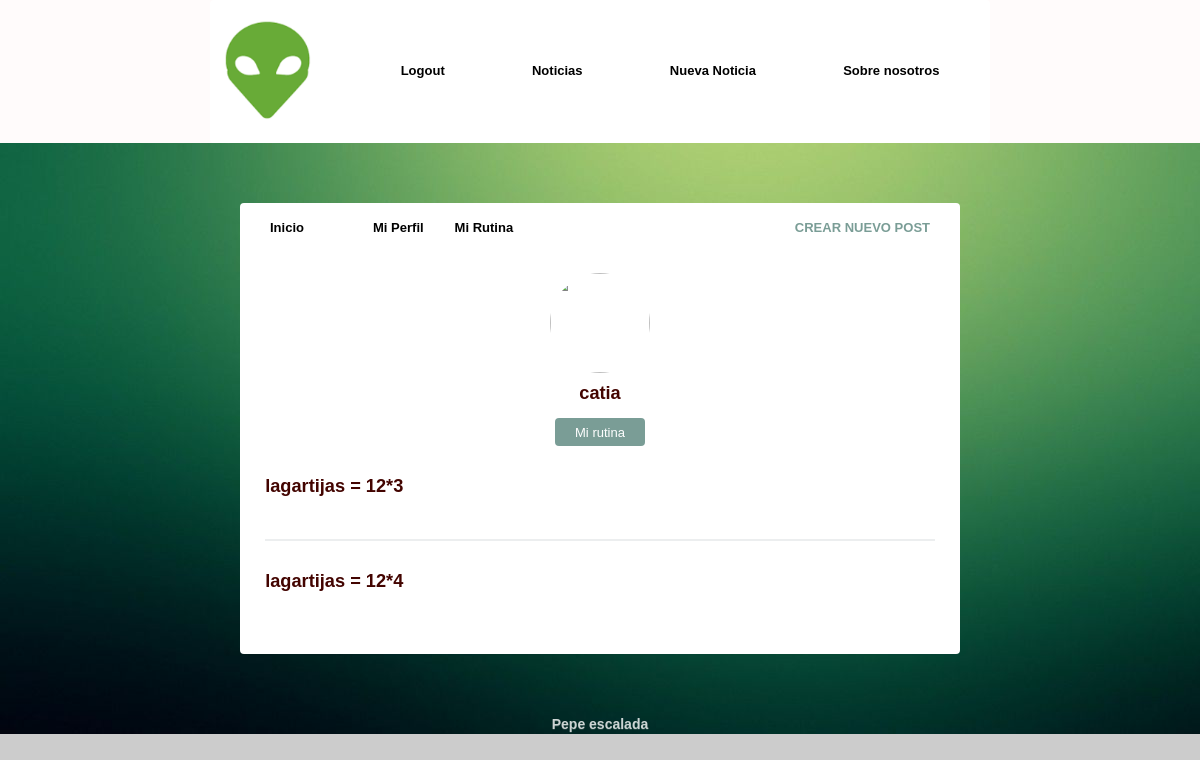
The page /rutina/catia/ (signed in) on the database its author committed.
### Pepeescalada/models.py (models this page shows)
class Ejercicio(models.Model):
    user = models.ForeignKey(User, on_delete=models.CASCADE,
                             related_name='ejercicio')
    nombre_ejercicio = models.CharField(max_length=100)
    repeticiones = models.IntegerField()
    series = models.IntegerField()

### Pepeescalada/views.py (the view)
# urls.py: path('rutina/<str:username>/', ver_ejercicio, name='mirutina'),
@login_required
def ver_ejercicio(request, username=None):
    current_user = request.user
    if username and username != current_user:
        user = User.objects.get(username=username)
        ejercicios = user.ejercicio.all()
    else:
        ejercicios = current_user.ejercicio.all()
        user = current_user
    context = {'user': user, 'ejercicios': ejercicios}
    return render(request, 'blog/ejercicios.html', context)

### Pepeescalada/templates/blog/ejercicios.html (shortened to what this page needs)
{% extends 'blog/layout.html' %}
{% block content %}
<div class="profile">
	<img src="{{ user.perfil.imagen.url }}">
	<h2>{{ user.username }}</h2>
	{% if request.user.is_authenticated %}
		{% if user.username == request.user.username %}
			<button><a class="follow-button" href="{% url 'ejercicio'%}">Agregar</a></button>
			{% else %}
			<button><a class="follow-button" href="{% url 'mirutina' request.user.username %}">Mi rutina</a></button>
			{% endif %}
	{% endif %}
	{% for ejercicio in ejercicios %}
<article>
    <div class="container-article">
            <h2 class="username">{{ ejercicio.nombre_ejercicio}} = {{ejercicio.repeticiones }}*{{ ejercicio.series}} </h2>
    </div>
</article>
{% endfor %}
</div>
{% endblock %}

### Pepeescalada/static/style.css (style rules this page uses)
body { background-image: url('fondo.jpg'); font-size: 70%; font-family: ' Montserrat', Helvetica, Arial, serif; }
button { font-size: 1rem; color: #000000; padding: 0.4rem 1.4rem; border: none; background: #7A9D96; border-radius: 4px; cursor: pointer; }
img { object-fit: cover; }
a { font-size: .93rem; text-decoration: none; color: black; }
article { width: 93%; margin: auto; padding: 40px 0; border-bottom: 2px solid #ECEEEF; }
.username { margin-bottom: .2rem; }
.container-article { display: flex; }
article:last-child { border-bottom: 0; }
.profile { display: flex; align-items: center; flex-direction: column; }
.profile img { height: 100px; width: 100px; margin-right: 10px; border-radius: 50%; margin: 20px; }
.profile h2 { margin-top: -10px; font-size: 1.3rem; }
.follow-button { color: white; }
*, *:after, *:before { -webkit-box-sizing: border-box; -moz-box-sizing: border-box; -ms-box-sizing: border-box; box-sizing: border-box; }
html { background: #ccc; font: bold 14px/20px "Trajan Pro", "Times New Roman", Times, serif; color: #430400; text-shadow: 0 1px 0 rgba(255, 255, 255, 0.15); }

### rows shown on the page
Ejercicio: nombre_ejercicio "lagartijas", repeticiones "12", series "3"
Ejercicio: nombre_ejercicio "lagartijas", repeticiones "12", series "4"

### other values the page prints
{{ user.username }} "catia"
